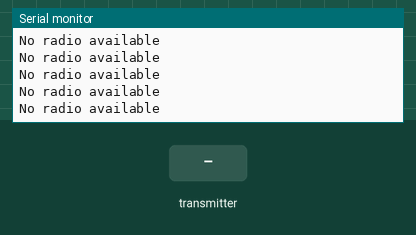
The sketch below on a simulated Arduino Uno, built with avr-gcc and run on an emulated ATmega328P. On the bench: the last lines printed to the serial monitor. Inputs (shaded band) come from the test bench. No radio packets arrive unless stated.

Above: at 2.2 s.
2.3 s: the transmitter starts sending test.0 = 0
3.9 s: the transmitter starts sending test.1 = 256
6.9 s: the transmitter starts sending test.0 = 256
At 7.4 s:
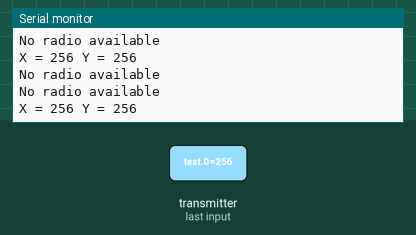
9.9 s: the transmitter starts sending test.1 = 0
12.9 s: the transmitter starts sending test.0 = 512
15.9 s: the transmitter starts sending test.1 = 512
At 16.7 s:
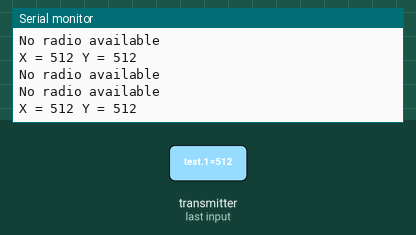
Timing chart, 0 to 18.9 s (numbered marks = the images above; inputs shaded):
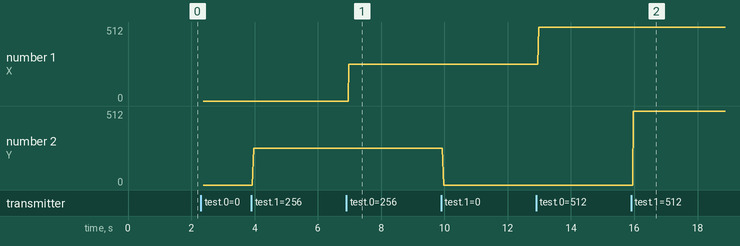

The sketch:

WIFIRECIEVER.ino
```cpp
#include <RF24.h>
#include <RF24_config.h>
#include <nRF24L01.h>

#include <SPI.h>
#define CE_PIN   9
#define CSN_PIN 10
const uint64_t pipe = 0xE8E8F0F0E1LL;
RF24 radio(CE_PIN, CSN_PIN); // Create a Radio
long test[2];  // 2 element array holding Joystick readings

void setup() {
  // put your setup code here, to run once:
  Serial.begin(9600);
  delay(1000);
  radio.begin();
  radio.openReadingPipe(1,pipe);
  radio.startListening();
}

void loop() {
  // put your main code here, to run repeatedly:
  if ( radio.available() )
  {
    // Read the data payload until we've received everything
    bool done = false;
    while (!done)
    {
      // Fetch the data payload
      done = radio.read( test, sizeof(test) );
      Serial.print("X = ");
      Serial.print(test[0]);
      Serial.print(" Y = ");
      Serial.println(test[1]);
    }
  }
  else
  {
      Serial.println("No radio available");
  }

}
```

Measured:
- after the input at 6.9 s, the serial monitor: prints a new line after 0.07 s (image 1)
- after the input at 15.9 s, the serial monitor: prints a new line after 0.07 s (image 2)
- plotted number 1: 256 → 512 after the input at 12.9 s
- plotted number 2: 0 → 256 after the input at 3.9 s
